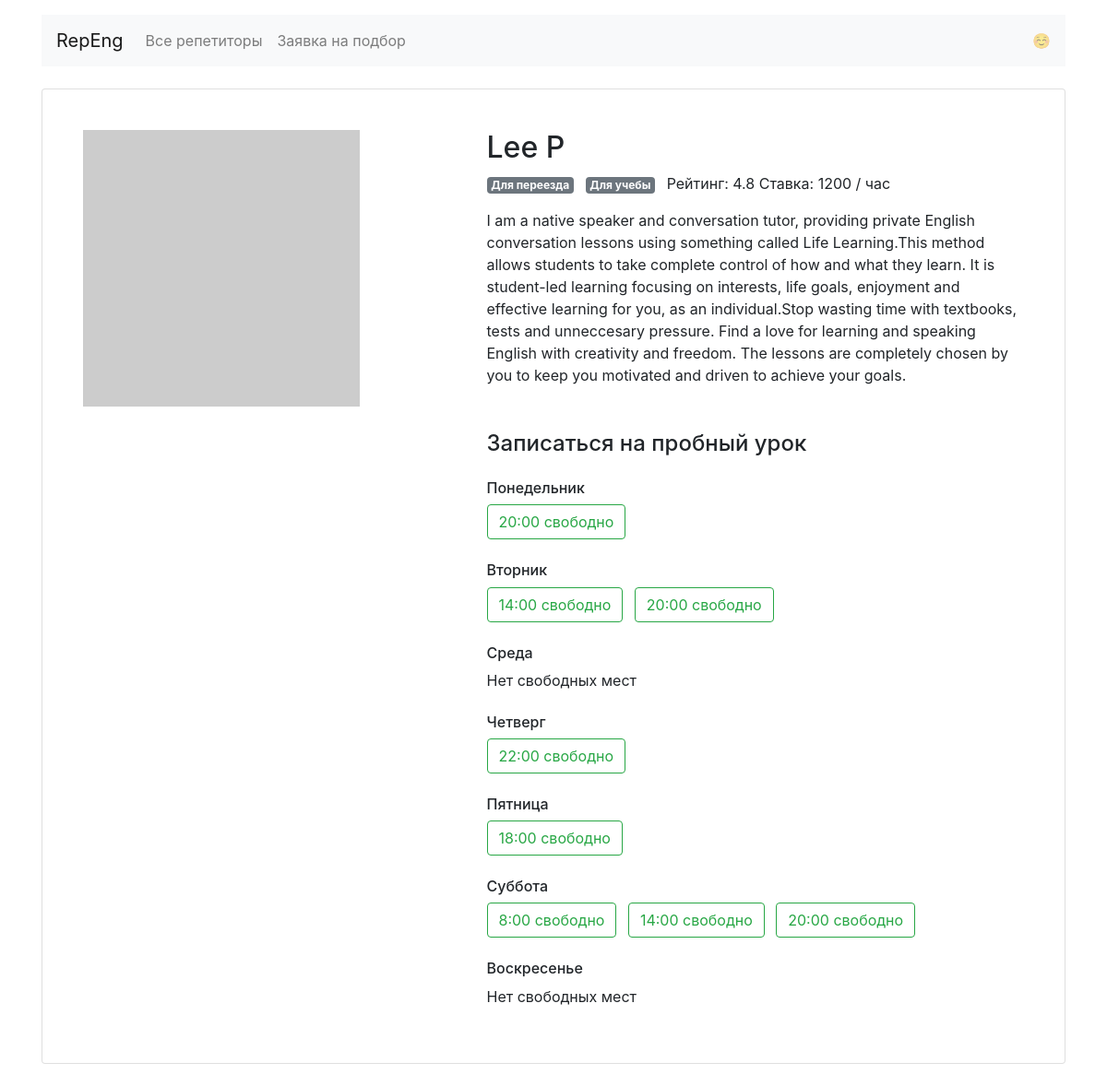
/profiles/2/, run on the app's committed database.
### app.py (models this page shows)
class Teacher(db.Model):
    __tablename__ = 'teachers'
    id = db.Column(db.Integer, primary_key=True)
    name = db.Column(db.String(255), nullable=False)
    about = db.Column(db.String(2048), nullable=False)
    picture = db.Column(db.String(64), nullable=False)
    rating = db.Column(db.Float)
    price = db.Column(db.Integer, nullable=False)
    goals = db.Column(db.String(255), nullable=False)
    free = db.Column(db.String(1024), nullable=False)
    booking = db.relationship('Booking', back_populates='teacher')

### app.py (the view)
@app.route('/profiles/<teacher_id>/', )
def profile(teacher_id):
    teacher = db.session.query(Teacher).filter(Teacher.id == teacher_id).first()
    if teacher:
        teacher.free = json.loads(teacher.free)
        teacher.goals = json.loads(teacher.goals)
        return render_template('profile.html', goals=goals, teacher=teacher, weekdays=weekdays)
    return abort(404, description='Запрошенный преподователь не найден')

### templates/profile.html
{% extends 'base.html' %}
{% block container %}
<main class="container mt-3">
    <div class="card my-4 mx-auto">
        <div class="card-body m-2 m-md-4">
            <article class="row">
                <div class="col-5"><img src="{{ teacher['picture'] }}" class="img-fluid" alt=""></div>
                <div class="col-7">
                    <section class="teacher=info">
                        <h1 class="h2">{{ teacher.name }}</h1>
                        <p>
                            {% for goal in teacher.goals %}
                            <span class="badge badge-secondary mr-2">
                  {{ goals[goal][0] }}
                </span>
                            {% endfor %}
                            Рейтинг: {{ teacher.rating }} Ставка: {{ teacher.price }} / час
                        </p>
                        <p>{{ teacher.about }}</p>
                    </section>
                    <section class="available">
                        <h4 class="mb-4 mt-5">Записаться на пробный урок</h4>
                        {% for day,times in teacher.free.items() %}
                        <h6 class="mt-4">{{ weekdays[day] }}</h6>
                        {% if True in times.values() %}
                        {% for time, status in times.items() %}
                        {% if status==True %}
                        <a href="/booking/{{teacher['id']}}/{{day}}/{{time|replace(':00','')}}"
                           class="btn btn-outline-success mr-2">{{ time }} свободно</a>
                        {% endif %}
                        {% endfor %}
                        {% else %}
                        <p> Нет свободных мест </p>
                        {% endif %}
                        {% endfor %}
                    </section>
                </div>
            </article>
        </div>
    </div>
</main>
{% endblock %}

### templates/base.html (shortened to what this page needs)
<!DOCTYPE html>
<html lang="ru">
<head>
  <link rel="stylesheet" href="https://stackpath.bootstrapcdn.com/bootstrap/4.3.1/css/bootstrap.min.css">
</head>
<body>
  <header class="container mt-3">
    <nav class="navbar navbar-expand-lg navbar-light bg-light">
      <a class="navbar-brand" href="{{ url_for('index') }}">RepEng</a>
      <div class="collapse navbar-collapse" id="navbarNav">
        <ul class="navbar-nav">
          <li class="nav-item {% if request.path == url_for('all') %}active{%endif%}">
            <a class="nav-link" href="{{ url_for('all') }}">Все репетиторы</a>
          </li>
          <li class="nav-item {% if request.path == url_for('request') %}active{%endif%}">
            <a class="nav-link" href="{{ url_for('request') }}">Заявка на подбор</a>
          </li>
        </ul>
      </div>
      <span class="navbar-text d-sm-none d-lg-block">
        ☺️
      </span>
    </nav>
  </header>
<body>
     {% block container %}
      {% endblock %}
</body>
</html>

### data on the page
Teacher: name "Lee P", rating "4.8", price "1200", about "I am a native speaker and conversation tutor, providing private English conversation lessons using something called Life Learning.This method allows students to take complete control of how and what they learn. It is student-led learning focusing on interests, life goals, enjoyment and effective learning for you, as an individual.Stop wasting time with textbooks, tests and unneccesary pressure. Find a love for learning and speaking English with creativity and freedom. The lessons are completely chosen by you to keep you motivated and driven to achieve your goals."

### other printed values
{{ goals[goal][0] }} "Для переезда" "Для учебы"
{{ weekdays[day] }} "Понедельник" "Вторник" "Среда" "Четверг" "Пятница" "Суббота" "Воскресенье"
{{ time }} "20:00" "14:00" "20:00" "22:00" "18:00" "8:00" "14:00" "20:00"
